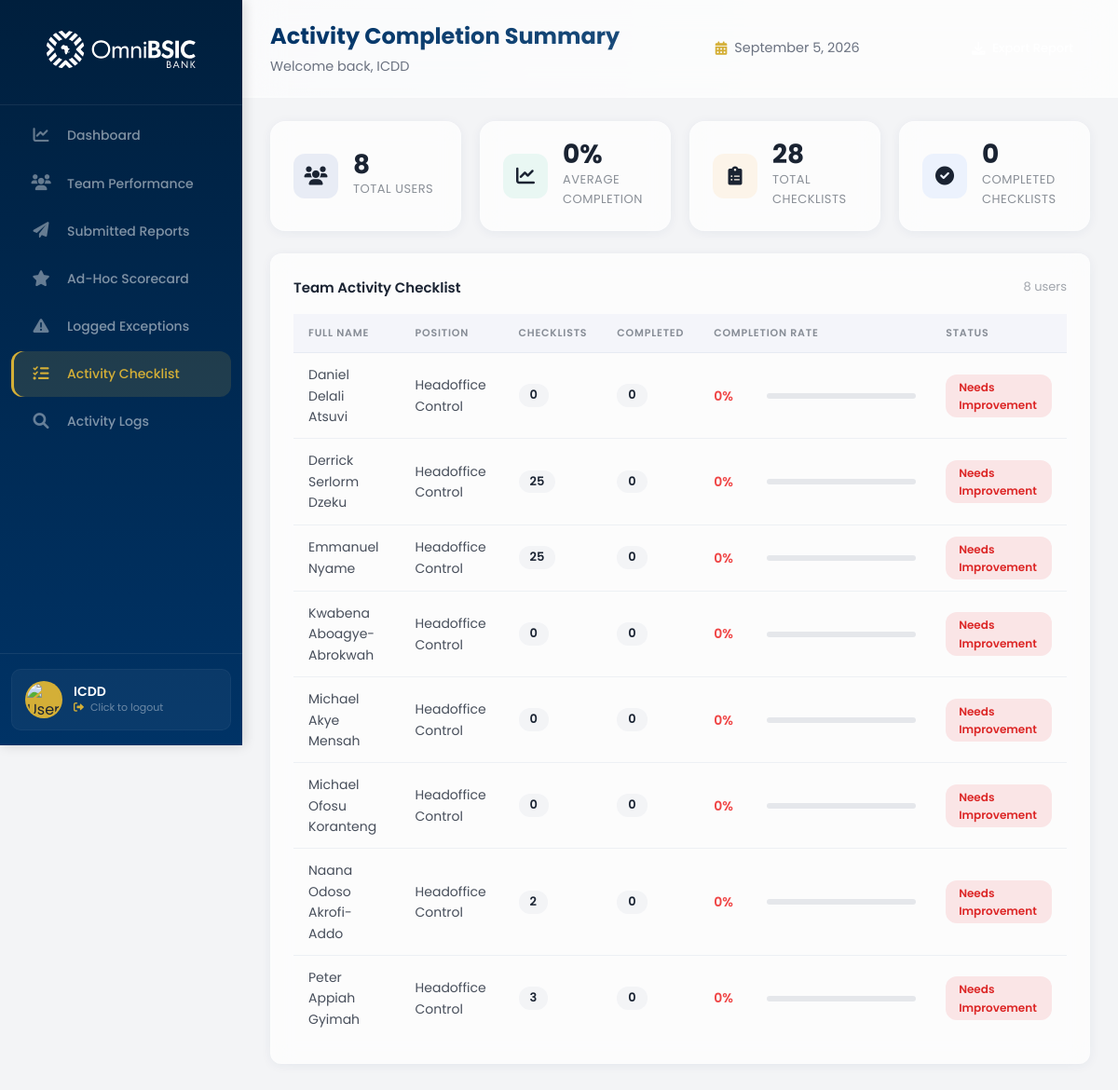
The app's page /adminboard/supervisor/checklist/ (signed in), older data.
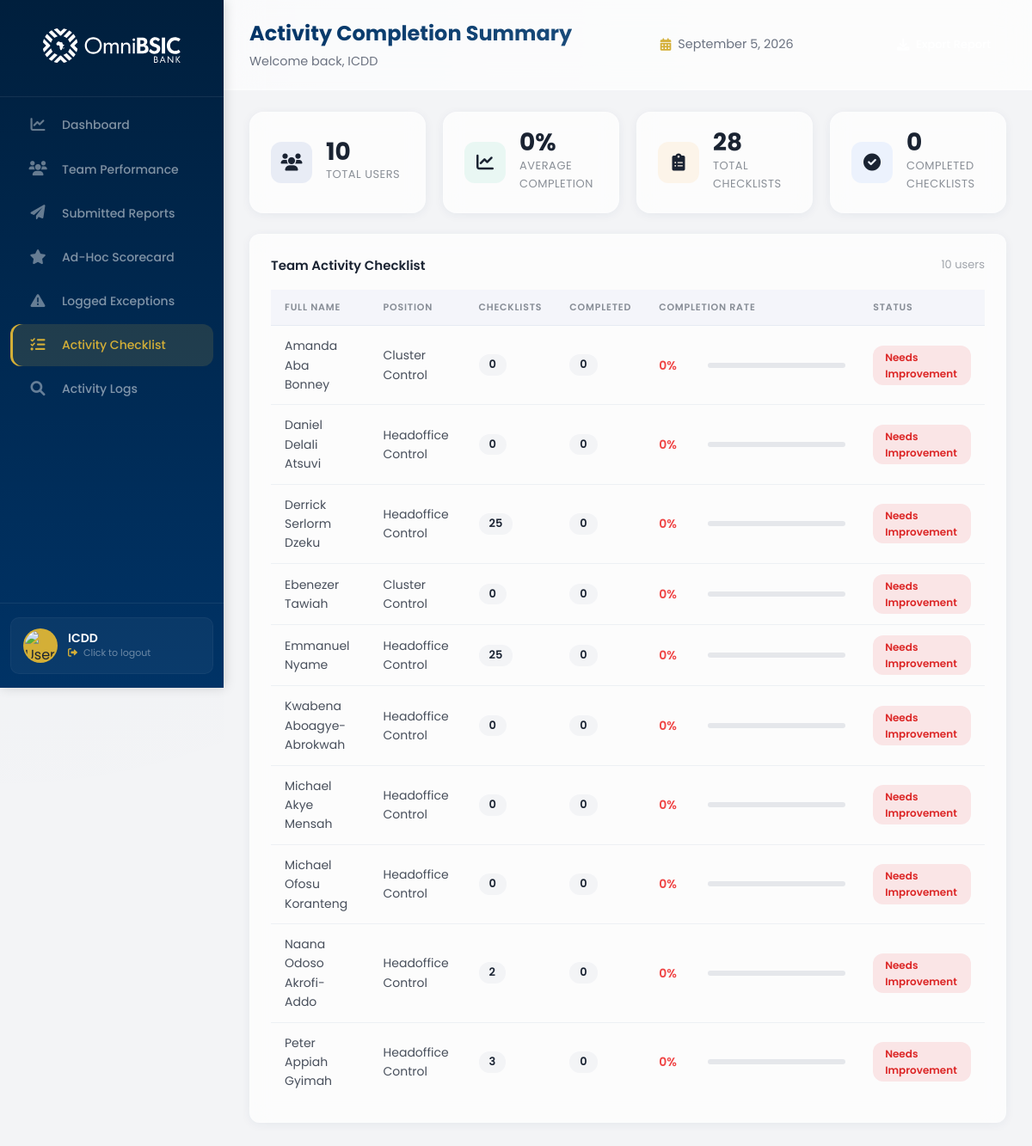
The same page, newer data.
### control_dashboard/models.py (models this page shows, shortened)
class UserProfile(models.Model):
    ROLE_CHOICES = [
        ('admin', 'Admin'),
        ('supervisor', 'Supervisor'),
        ('member', 'Member'),
    ]
    POSITION_CHOICES = [
        ('hc', 'Headoffice Control'),
        ('cc', 'Cluster Control'),
    ]
    STATUS_CHOICES = [
        ('active', 'Active'),
        ('inactive', 'Inactive'),
    ]
    user = models.OneToOneField(
        User,
        on_delete=models.CASCADE,
        related_name='profile',
        null=True,
        blank=True
    )
    email = models.EmailField(unique=True)
    full_name = models.CharField(max_length=200)
    username = models.CharField(max_length=150, unique=True, blank=True, null=True)
    position = models.CharField(max_length=50, choices=POSITION_CHOICES, default='member')
    role = models.CharField(max_length=50, choices=ROLE_CHOICES, default='member')
    status = models.CharField(max_length=50, choices=STATUS_CHOICES, default='active')
    departments = models.ManyToManyField(
        'Department',
        blank=True,
        related_name='user_profiles'
    )
    branches = models.ManyToManyField(
        'Branch',
        blank=True,
        related_name='user_profiles'
    )
    created_at = models.DateTimeField(auto_now_add=True)
    updated_at = models.DateTimeField(auto_now=True)
    class Meta:
        db_table = 'user_profiles'
        ordering = ['full_name']

### control_dashboard/views.py (the view)
# urls.py: path('supervisor/checklist/', views.supervisor_checklist, name='supervisor_checklist'),
@login_required
def supervisor_checklist(request):
    try:
        user_profile = UserProfile.objects.get(email=request.user.email)
        if user_profile.role != 'supervisor' and user_profile.role != 'admin':
            messages.error(request, 'You do not have permission to access this page.')
            return redirect_dashboard(request.user)
    except UserProfile.DoesNotExist:
        return redirect_dashboard(request.user)
    team_members = UserProfile.objects.filter(role='member', status='active').order_by('full_name')
    all_checklists = Checklist.objects.filter(is_active=True)
    user_completion_data = []
    total_users = team_members.count()
    total_completed = 0
    total_completion_rate = 0
    for member in team_members:
        assigned_checklists = all_checklists.filter(
            Q(assigned_users=member) |
            Q(assignment_target='all') |
            Q(assignment_target=member.position)
        ).distinct()
        total_assigned = assigned_checklists.count()
        completed_checklists = ChecklistLog.objects.filter(
            user=member,
            checklist__in=assigned_checklists
        ).values_list('checklist_id', flat=True).distinct().count()
        if total_assigned > 0:
            completion_rate = int((completed_checklists / total_assigned) * 100)
        else:
            completion_rate = 0
        if completion_rate >= 90:
            status = 'success'
            status_text = 'Excellent'
        elif completion_rate >= 70:
            status = 'warning'
            status_text = 'Good'
        elif completion_rate >= 40:
            status = 'warning'
            status_text = 'In Progress'
        else:
            status = 'danger'
            status_text = 'Needs Improvement'
        total_completed += completed_checklists
        if total_assigned > 0:
            total_completion_rate += completion_rate
        user_completion_data.append({
            'user': member,
            'total_checklists': total_assigned,
            'completed_checklists': completed_checklists,
            'completion_rate': completion_rate,
            'status': status,
            'status_text': status_text,
        })
    if total_users > 0 and sum(d['total_checklists'] for d in user_completion_data) > 0:
        avg_completion = int(total_completion_rate / total_users)
    else:
        avg_completion = 0
    user_completion_data.sort(key=lambda x: x['completion_rate'], reverse=True)
    context = {
        'user_profile': user_profile,
        'user_completion_data': user_completion_data,
        'total_users': total_users,
        'avg_completion': avg_completion,
        'total_checklists': all_checklists.count(),
        'total_completed': total_completed,
        'all_checklists': all_checklists,
    }
    return render(request, 'control_dashboard/checklist-sup.html', context)

### control_dashboard/templates/control_dashboard/checklist-sup.html (shortened to what the changed rows need)
{% extends 'control_dashboard/base.html' %}
{% load static %}
{% block extra_css %}
<link rel="stylesheet" href="{% static 'stylesheets/supervisor-checklist.css' %}" type="text/css">
{% endblock %}
{% block content %}
<div class="stats-grid">
    <div class="stat-card">
        <div class="stat-info">
            <span class="stat-value">{{ total_users|default:0 }}</span>
            <span class="stat-label">Total Users</span>
        </div>
    </div>
</div>
<div class="table-container">
    <div class="table-header">
        <h4>Team Activity Checklist</h4>
        <span class="user-count">{{ user_completion_data|length }} users</span>
    </div>
    <div class="table-responsive">
        <table class="checklist-table">
            <thead>
                <tr>
                    <th>Full Name</th>
                    <th>Position</th>
                    <th class="text-center">Checklists</th>
                    <th class="text-center">Completed</th>
                    <th style="width: 30%;">Completion Rate</th>
                    <th class="text-center">Status</th>
                </tr>
            </thead>
            <tbody>
                {% for data in user_completion_data %}
                <tr onclick="viewUserDetail({{ data.user.id }})" class="user-row" data-user="{{ data.user.id }}" style="cursor: pointer;">
                    <td class="font-bold">
                        {{ data.user.full_name|default:data.user.email }}
                    </td>
                    <td>{{ data.user.get_position_display|default:"Member" }}</td>
                    <td class="text-center"><span class="task-count-badge">{{ data.total_checklists }}</span></td>
                    <td class="text-center"><span class="task-count-badge">{{ data.completed_checklists }}</span></td>
                    <td>
                        <div class="performance-metric-wrapper">
                            <span class="score-text {% if data.completion_rate >= 90 %}text-success{% elif data.completion_rate >= 70 %}text-warning{% else %}text-danger{% endif %}">
                                {{ data.completion_rate }}%
                            </span>
                            <div class="progress-track">
                            </div>
                        </div>
                    </td>
                    <td class="text-center">
                        <span class="status-badge {% if data.status == 'success' %}active{% elif data.status == 'warning' %}pending{% else %}inactive{% endif %}">
                            {{ data.status_text }}
                        </span>
                    </td>
                </tr>
                {% endfor %}
            </tbody>
        </table>
    </div>
</div>
{% endblock %}

Row changes from the older to the newer data that the page shows:
added UserProfile: user.full_name "Amanda Aba Bonney", user.position "Cluster Control", total_checklists "0", completed_checklists "0", completion_rate "0", status_text "Needs Improvement"
added UserProfile: user.full_name "Ebenezer Tawiah", user.position "Cluster Control", total_checklists "0", completed_checklists "0", completion_rate "0", status_text "Needs Improvement"
Text that changed along with them:
{{ total_users|default:0 }}: "8" → "10"
{{ user_completion_data|length }}: "8" → "10"
